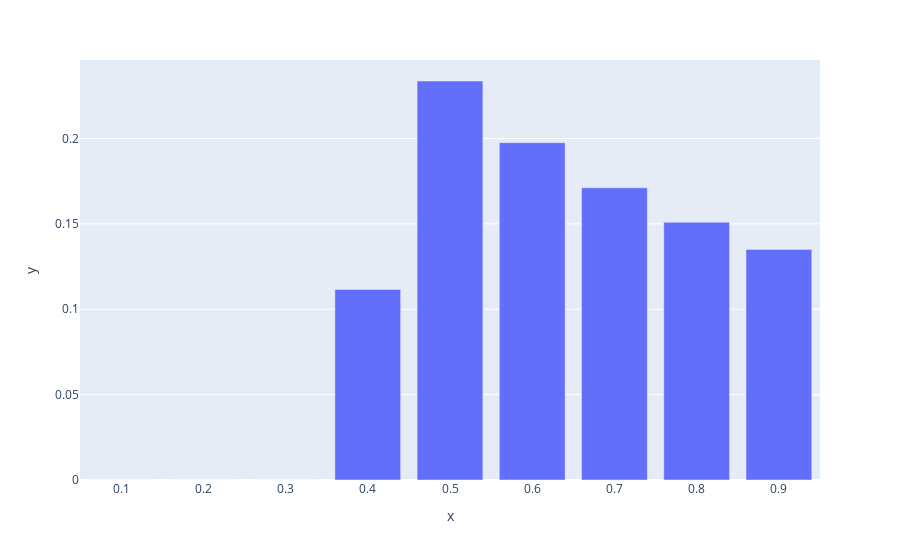

The code cell stored with this chart in its notebook:
### Code cell
bp = BeliefPropagation(graph)
res = mh.query(variables=[C.name], evidence={FEV1.name: 25})
print(f"shape of the response {res.values.shape}")
res.values

fig = px.bar(y=res.values, x=C.bins)
fig.show()

### Figure 1 — Plotly figure (JSON) as saved in the notebook; plotly's stock layout.template omitted (floating-point values rounded to 4 significant figures)
{"data": [{"alignmentgroup": "True", "hovertemplate": "x=%{x}<br>y=%{y}<extra></extra>", "legendgroup": "", "marker": {"color": "#636efa", "pattern": {"shape": ""}}, "name": "", "offsetgroup": "", "orientation": "v", "showlegend": false, "textposition": "auto", "type": "bar", "x": [0.1, 0.2, 0.3, 0.4, 0.5, 0.6, 0.7, 0.8, 0.9], "xaxis": "x", "y": [0, 0, 0, 0.1116, 0.2337, 0.1976, 0.1711, 0.151, 0.135], "yaxis": "y"}], "layout": {"barmode": "relative", "legend": {"tracegroupgap": 0}, "margin": {"t": 60}, "xaxis": {"anchor": "y", "domain": [0, 1], "title": {"text": "x"}}, "yaxis": {"anchor": "x", "domain": [0, 1], "title": {"text": "y"}}}}
